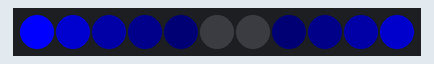
Bench run of a sketch on a simulated Arduino Uno, built with avr-gcc and run on an emulated ATmega328P. On the bench: 11 RGB LEDs in strip order, left to right. Dim RGB values are drawn brighter than linear.

Above: at 0.15 s.
At 5.02 s:
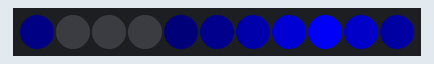
At 9.88 s:
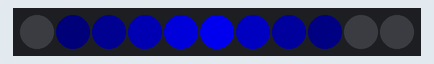
At 19.61 s:
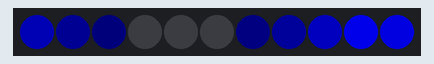
At 29.33 s:
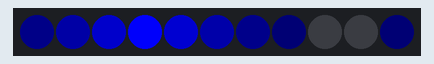
At 39.67 s:
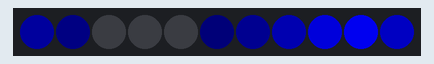

The sketch:

ring.ino
```cpp
#include <FastLED.h>
#define NUM_LEDS 11
#define DATA_PIN 2
CRGB leds[NUM_LEDS];

void setup() {
  FastLED.addLeds<NEOPIXEL, DATA_PIN>(leds, NUM_LEDS);
}

float i = 0.0;
float _step = 0.02;
float n = float(NUM_LEDS);
void loop() {


  i = i + _step;
  i = fmod(i, n);

  for (int j = 0; j < NUM_LEDS; j++) {

    float a = n - i + j;
    float b = abs(i - j);
    float c = fmod(abs(i - j + n), n);
    float d = min(a, min(b, c));
    float v = 1 - d / n * 2;

    v = v * v * v * v;


    CRGB color = CRGB::Blue;
    color.nscale8(255 * v);
    leds[j] = color; //  % (255 * v);
    // leds[j].fadeLightBy(255 * v);
    // leds[j] = CHSV(color, 255, 255 * v);
  }

  FastLED.show();
  delay(10);
}
```
